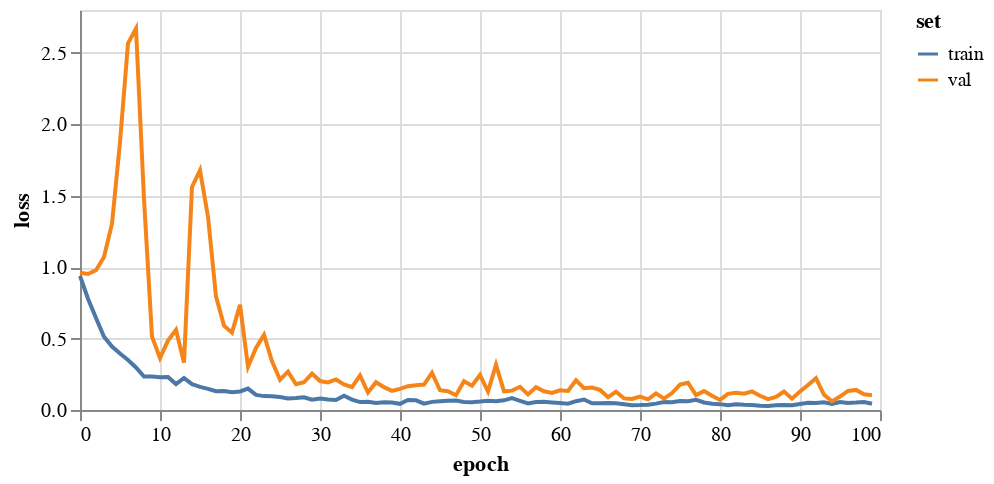

Notebook cell for this chart:
### Markdown cell above
## 3. Train a GCN

### Code cell
gcn = FeaStNet()
history = gcn.trainModel(trainData, valData, 
                         epochs=100,
                         saveDir='results/gcn01/')

plotHistory(history)

### Figure 1 — Vega-Lite specification as saved in the notebook (floating-point values rounded to 4 significant figures)
{"config": {"view": {"continuousWidth": 400, "continuousHeight": 300}}, "data": {"name": "data-85d6f519612ee20737deb5314000353d"}, "mark": "line", "encoding": {"color": {"type": "nominal", "field": "set"}, "tooltip": [{"type": "quantitative", "field": "epoch"}, {"type": "quantitative", "field": "value"}], "x": {"type": "quantitative", "field": "epoch"}, "y": {"type": "quantitative", "axis": {"title": "loss"}, "field": "value"}}, "height": 200, "transform": [{"fold": ["train", "val"], "as": ["set", "value"]}], "width": 400, "$schema": "https://vega.github.io/schema/vega-lite/v4.8.1.json", "datasets": {"data-85d6f519612ee20737deb5314000353d": [{"train": 0.9391, "val": 0.9611, "epoch": 0}, {"train": 0.7793, "val": 0.9517, "epoch": 1}, {"train": 0.6441, "val": 0.9788, "epoch": 2}, {"train": 0.5132, "val": 1.071, "epoch": 3}, {"train": 0.4445, "val": 1.304, "epoch": 4}, {"train": 0.3952, "val": 1.874, "epoch": 5}, {"train": 0.3504, "val": 2.567, "epoch": 6}, {"train": 0.2978, "val": 2.671, "epoch": 7}, {"train": 0.2346, "val": 1.477, "epoch": 8}, {"train": 0.2348, "val": 0.5136, "epoch": 9}, {"train": 0.23, "val": 0.3635, "epoch": 10}, {"train": 0.2308, "val": 0.4857, "epoch": 11}, {"train": 0.1816, "val": 0.5604, "epoch": 12}, {"train": 0.2246, "val": 0.3317, "epoch": 13}, {"train": 0.1812, "val": 1.561, "epoch": 14}, {"train": 0.1621, "val": 1.678, "epoch": 15}, {"train": 0.1482, "val": 1.353, "epoch": 16}, {"train": 0.131, "val": 0.7955, "epoch": 17}, {"train": 0.1335, "val": 0.5906, "epoch": 18}, {"train": 0.1238, "val": 0.5413, "epoch": 19}, {"train": 0.1299, "val": 0.7364, "epoch": 20}, {"train": 0.15, "val": 0.3024, "epoch": 21}, {"train": 0.1056, "val": 0.4346, "epoch": 22}, {"train": 0.0972, "val": 0.5257, "epoch": 23}, {"train": 0.09668, "val": 0.3408, "epoch": 24}, {"train": 0.09085, "val": 0.2112, "epoch": 25}, {"train": 0.08104, "val": 0.268, "epoch": 26}, {"train": 0.08359, "val": 0.18, "epoch": 27}, {"train": 0.0895, "val": 0.1942, "epoch": 28}, {"train": 0.07269, "val": 0.2549, "epoch": 29}, {"train": 0.08072, "val": 0.2024, "epoch": 30}, {"train": 0.07289, "val": 0.1926, "epoch": 31}, {"train": 0.07011, "val": 0.2138, "epoch": 32}, {"train": 0.0996, "val": 0.1783, "epoch": 33}, {"train": 0.07242, "val": 0.1608, "epoch": 34}, {"train": 0.05535, "val": 0.2419, "epoch": 35}, {"train": 0.05783, "val": 0.1226, "epoch": 36}, {"train": 0.04888, "val": 0.1943, "epoch": 37}, {"train": 0.05478, "val": 0.1601, "epoch": 38}, {"train": 0.052, "val": 0.1339, "epoch": 39}, {"train": 0.04315, "val": 0.1477, "epoch": 40}, {"train": 0.07004, "val": 0.1668, "epoch": 41}, {"train": 0.06783, "val": 0.1735, "epoch": 42}, {"train": 0.04482, "val": 0.1782, "epoch": 43}, {"train": 0.05694, "val": 0.2598, "epoch": 44}, {"train": 0.06123, "val": 0.1383, "epoch": 45}, {"train": 0.064, "val": 0.132, "epoch": 46}, {"train": 0.06575, "val": 0.1038, "epoch": 47}, {"train": 0.05598, "val": 0.2017, "epoch": 48}, {"train": 0.05455, "val": 0.1698, "epoch": 49}, {"train": 0.05894, "val": 0.2452, "epoch": 50}, {"train": 0.06467, "val": 0.1294, "epoch": 51}, {"train": 0.06075, "val": 0.3163, "epoch": 52}, {"train": 0.06778, "val": 0.131, "epoch": 53}, {"train": 0.08314, "val": 0.1357, "epoch": 54}, {"train": 0.06443, "val": 0.1624, "epoch": 55}, {"train": 0.04634, "val": 0.1092, "epoch": 56}, {"train": 0.05648, "val": 0.1595, "epoch": 57}, {"train": 0.05817, "val": 0.1309, "epoch": 58}, {"train": 0.05306, "val": 0.119, "epoch": 59}, {"train": 0.0483, "val": 0.1377, "epoch": 60}, {"train": 0.04434, "val": 0.1338, "epoch": 61}, {"train": 0.06159, "val": 0.2084, "epoch": 62}, {"train": 0.07332, "val": 0.1528, "epoch": 63}, {"train": 0.04762, "val": 0.1574, "epoch": 64}, {"train": 0.04768, "val": 0.1407, "epoch": 65}, {"train": 0.0497, "val": 0.08927, "epoch": 66}, {"train": 0.04761, "val": 0.1276, "epoch": 67}, {"train": 0.0405, "val": 0.08139, "epoch": 68}, {"train": 0.03396, "val": 0.07781, "epoch": 69}, {"train": 0.03456, "val": 0.09402, "epoch": 70}, {"train": 0.03716, "val": 0.07493, "epoch": 71}, {"train": 0.04465, "val": 0.116, "epoch": 72}, {"train": 0.05532, "val": 0.07991, "epoch": 73}, {"train": 0.05408, "val": 0.1187, "epoch": 74}, {"train": 0.06287, "val": 0.1773, "epoch": 75}, {"train": 0.06173, "val": 0.1912, "epoch": 76}, {"train": 0.07119, "val": 0.1045, "epoch": 77}, {"train": 0.0524, "val": 0.1321, "epoch": 78}, {"train": 0.04309, "val": 0.09936, "epoch": 79}, {"train": 0.04103, "val": 0.07062, "epoch": 80}, {"train": 0.03281, "val": 0.1129, "epoch": 81}, {"train": 0.04086, "val": 0.1199, "epoch": 82}, {"train": 0.03659, "val": 0.1143, "epoch": 83}, {"train": 0.03575, "val": 0.1301, "epoch": 84}, {"train": 0.02973, "val": 0.09977, "epoch": 85}, {"train": 0.02742, "val": 0.0758, "epoch": 86}, {"train": 0.03354, "val": 0.09163, "epoch": 87}, {"train": 0.03496, "val": 0.1288, "epoch": 88}, {"train": 0.03329, "val": 0.07944, "epoch": 89}, {"train": 0.04248, "val": 0.1291, "epoch": 90}, {"train": 0.05051, "val": 0.1753, "epoch": 91}, {"train": 0.04936, "val": 0.2228, "epoch": 92}, {"train": 0.05458, "val": 0.1062, "epoch": 93}, {"train": 0.0424, "val": 0.06019, "epoch": 94}, {"train": 0.05598, "val": 0.0943, "epoch": 95}, {"train": 0.04926, "val": 0.1333, "epoch": 96}, {"train": 0.05196, "val": 0.1407, "epoch": 97}, {"train": 0.05628, "val": 0.1096, "epoch": 98}, {"train": 0.04423, "val": 0.1038, "epoch": 99}]}}
